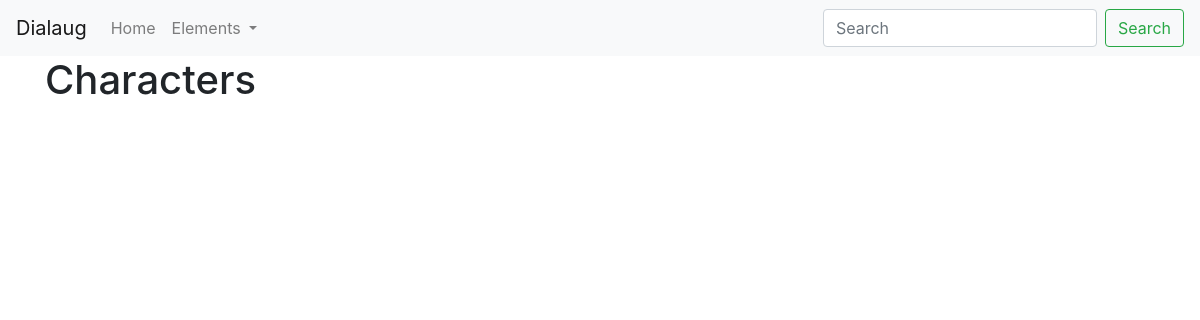
Page /characters/ on the earlier database version.
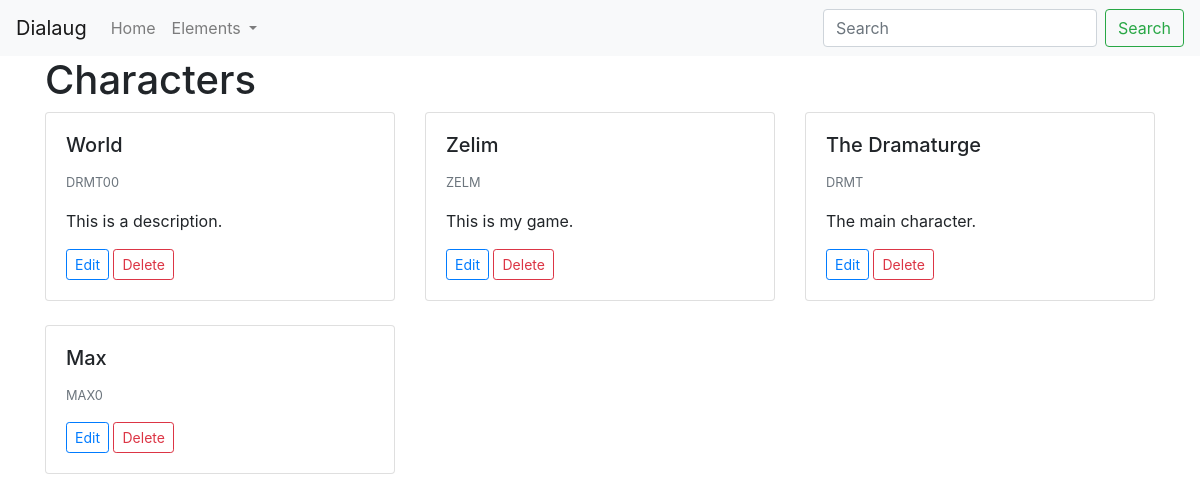
Same page on the later database version.
### characters/models.py (models this page shows, shortened)
class Character(models.Model):
    name = models.CharField(blank=True, null=True, max_length=80)
    age = models.PositiveSmallIntegerField(blank=True, null=True)
    gender = models.CharField(blank=True, null=True, max_length=80)
    code = models.CharField(blank=True, null=True, max_length=6)
    description = models.TextField(blank=True, null=True)
    def get_edit_url(self):
        return reverse("characters:edit-character", kwargs={'pk': self.id})
    def get_delete_url(self):
        return reverse("characters:delete-character", kwargs={'pk': self.id})

### characters/views.py (the view)
# urls.py: path('', views.IndexView.as_view(), name='index'),
class IndexView(generic.ListView):
    template_name = 'characters/index.html'
    context_object_name = "characters"
    def get_queryset(self):
        return Character.objects.all()

### characters/templates/characters/index.html
{% extends 'base.html' %}
{% block content %}
    <div class="container">
        <div class="row">
            <div class="col-md-12">
                <h1>Characters</h1>
                <div class="row">
                    {% for character in characters %}
                    <div class="col-md-4">
                        <div class="card">
                            <div class="card-body">
                                <h5 class="card-title">{{ character.name }}</h5>
                                <p class="card-text"><small class="text-muted">{{ character.code }}</small></p>
                                <p class="card-text">{{ character.description }}</p>
                                <a href="{{ character.get_edit_url }}" class="btn btn-outline-primary btn-sm">Edit</a>
                                <a href="{{ character.get_delete_url }}" class="btn btn-outline-danger btn-sm">Delete</a>
                            </div>
                        </div>
                        <br>
                    </div>
                    {% endfor %}
                </div>
            </div>
        </div>
    </div>
{% endblock %}

### templates/base.html (shortened to what this page needs)
<!doctype html>
<html lang="en">
  <head>
    <link rel="stylesheet" href="https://stackpath.bootstrapcdn.com/bootstrap/4.5.2/css/bootstrap.min.css">
  </head>
  <body>
    {% include 'standard_nav.html' %}
    {% block content %}{% endblock %}
  </body>
</html>

### templates/standard_nav.html (shortened to what this page needs)
<nav class="navbar navbar-expand-lg navbar-light bg-light">
    <a class="navbar-brand" href="#">Dialaug</a>
    <div class="collapse navbar-collapse" id="navbarSupportedContent">
      <ul class="navbar-nav mr-auto">
        <li class="nav-item">
          <a class="nav-link" href="/">Home</a>
        </li>
        <li class="nav-item dropdown">
          <a class="nav-link dropdown-toggle" href="#" id="navbarDropdown" role="button" data-toggle="dropdown" aria-haspopup="true" aria-expanded="false">
            Elements
          </a>
        </li>
      </ul>
      <form class="form-inline my-2 my-lg-0">
        <input class="form-control mr-sm-2" type="search" placeholder="Search" aria-label="Search">
        <button class="btn btn-outline-success my-2 my-sm-0" type="submit">Search</button>
      </form>
    </div>
</nav>

Differences in the rows shown:
added Character: name "World", code "DRMT00", description "This is a description."
added Character: name "Zelim", code "ZELM", description "This is my game."
added Character: name "The Dramaturge", code "DRMT", description "The main character."
added Character: name "Max", code "MAX0"
